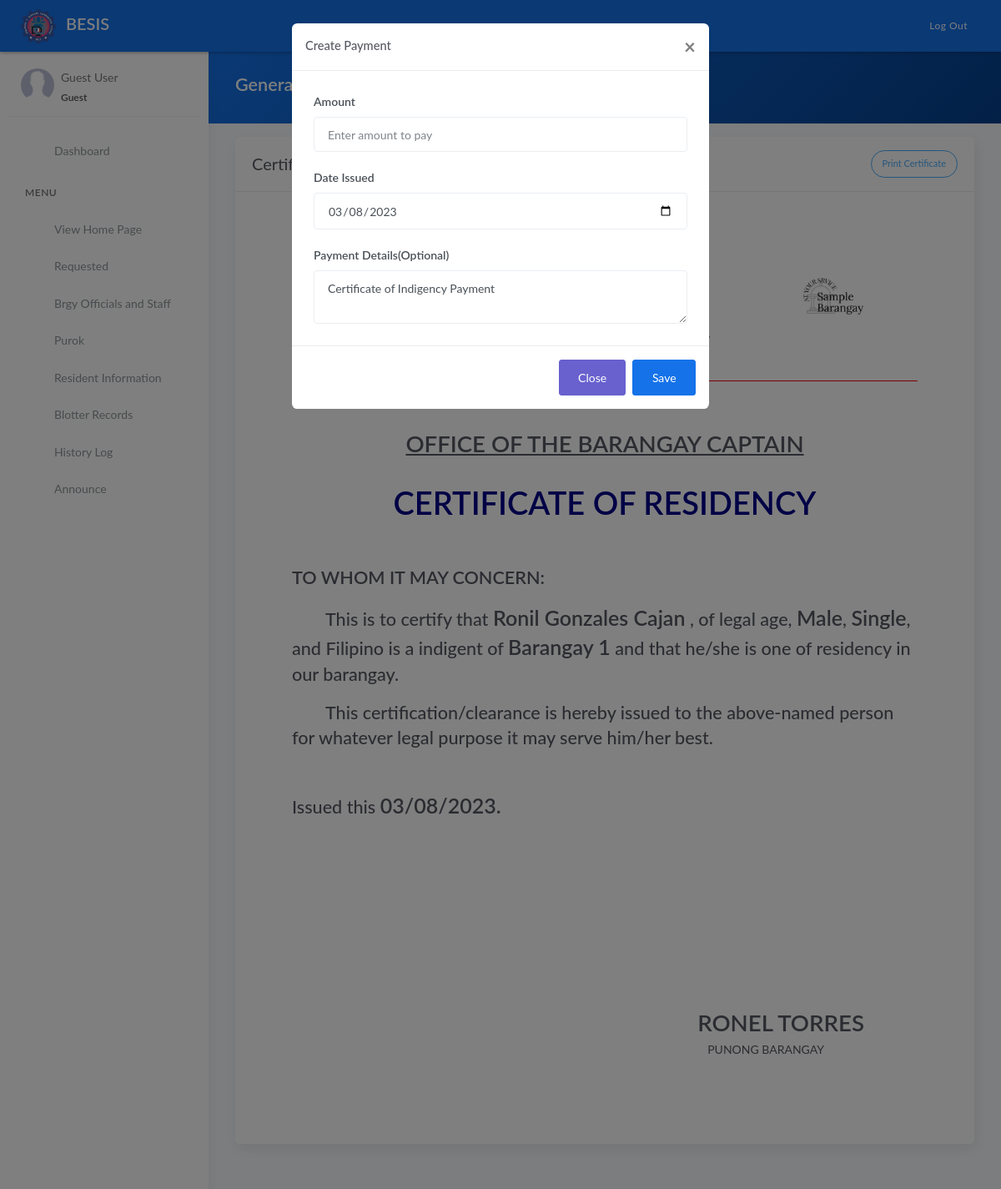
Page /generate_resi_cert.php?id=169 on the earlier database version.
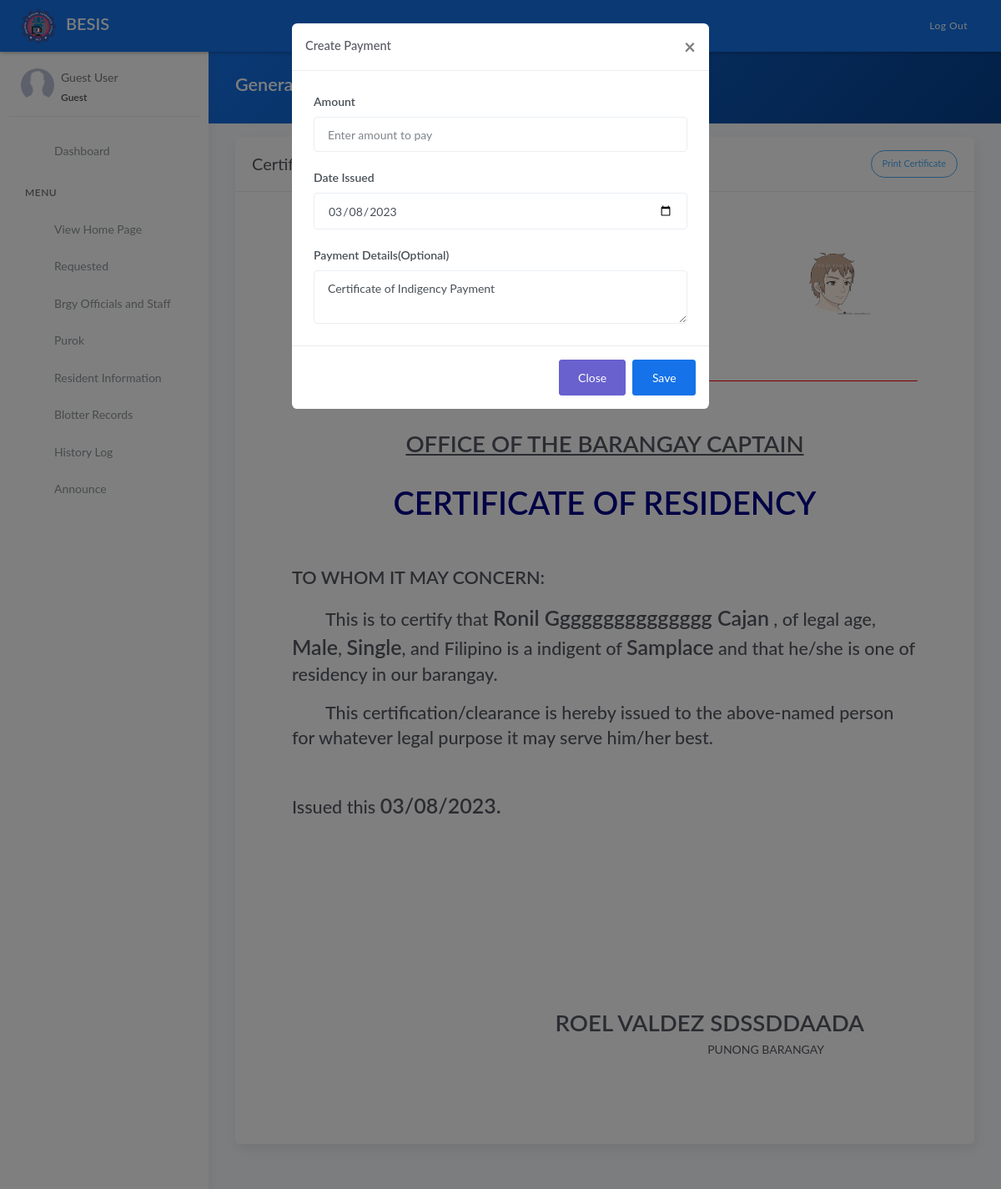
Same page on the later database version.
### tables this page shows
CREATE TABLE `tblbrgy_info` (
  `id` int(11) NOT NULL AUTO_INCREMENT,
  `province` varchar(100) DEFAULT NULL,
  `town` varchar(100) DEFAULT NULL,
  `brgy_name` varchar(50) DEFAULT NULL,
  `number` varchar(50) DEFAULT NULL,
  `text` text DEFAULT NULL,
  `image` varchar(200) DEFAULT NULL,
  `city_logo` varchar(100) DEFAULT NULL,
  `brgy_logo` varchar(100) DEFAULT NULL,
  PRIMARY KEY (`id`)
);

CREATE TABLE `tblresident` (
  `id` int(11) NOT NULL AUTO_INCREMENT,
  `national_id` varchar(100) DEFAULT NULL,
  `citizenship` varchar(50) DEFAULT NULL,
  `picture` text DEFAULT NULL,
  `firstname` varchar(50) DEFAULT NULL,
  `middlename` varchar(50) DEFAULT NULL,
  `lastname` varchar(50) DEFAULT NULL,
  `alias` varchar(20) DEFAULT NULL,
  `birthplace` varchar(80) DEFAULT NULL,
  `birthdate` date DEFAULT NULL,
  `age` int(11) DEFAULT NULL,
  `civilstatus` varchar(20) DEFAULT NULL,
  `gender` varchar(20) DEFAULT NULL,
  `purok` varchar(50) DEFAULT NULL,
  `voterstatus` varchar(20) DEFAULT NULL,
  `identified_as` varchar(30) DEFAULT NULL,
  `phone` varchar(50) DEFAULT NULL,
  `email` varchar(50) DEFAULT NULL,
  `occupation` varchar(100) DEFAULT NULL,
  `address` text DEFAULT NULL,
  `resident_type` int(11) DEFAULT 1,
  `remarks` text DEFAULT NULL,
  PRIMARY KEY (`id`)
);

CREATE TABLE `tblofficials` (
  `id` int(11) NOT NULL AUTO_INCREMENT,
  `name` varchar(50) DEFAULT NULL,
  `chairmanship` varchar(50) DEFAULT NULL,
  `position` varchar(50) DEFAULT NULL,
  `termstart` date DEFAULT NULL,
  `termend` date DEFAULT NULL,
  `status` varchar(20) DEFAULT NULL,
  PRIMARY KEY (`id`)
);

### templates/main-header.php (called while the page is built, shortened)
<?php include 'model/fetch_brgy_info.php' ?>

### model/fetch_brgy_info.php (called while the page is built, shortened)
<?php
    $query = "SELECT * FROM tblbrgy_info";
    $result = $conn->query($query);
	$row = $result->fetch_assoc();
	if($row){
		$brgy 		= $row['brgy_name'];
		$brgy_logo		= $row['brgy_logo'];
	}
?>

### generate_resi_cert.php (the view, shortened to what the changed rows need)
<?php include 'server/server.php' ?>
<?php
    $id = $_GET['id'];
	$query = "SELECT * FROM tblresident WHERE id='$id'";
    $result = $conn->query($query);
    $resident = $result->fetch_assoc();
    $c = "SELECT * FROM tblofficials JOIN tblposition ON tblofficials.position=tblposition.id WHERE tblposition.position='Captain'";
    $captain = $conn->query($c)->fetch_assoc();
?>
<!DOCTYPE html>
<html lang="en">
<head>
	<?php include 'templates/header.php' ?>
</head>
<body>
	<div class="wrapper">
		<?php include 'templates/main-header.php' ?>
		<div class="main-panel">
			<div class="content">
				<div class="panel-header bg-primary-gradient">
					<div class="page-inner">
						<div class="d-flex align-items-left align-items-md-center flex-column flex-md-row">
							<div>
								<h2 class="text-white fw-bold">Generate Certificate</h2>
							</div>
						</div>
					</div>
				</div>
				<div class="page-inner">
					<div class="row mt--2">
						<div class="col-md-12">
                            <div class="card">
								<div class="card-body m-5" id="printThis">
                                    <div class="d-flex flex-wrap justify-content-around" style="border-bottom:1px solid red">
										<div class="text-center">
											<h1 class="fw-bold mb-0">Barangay <?= ucwords($brgy) ?></h1>
										</div>
                                        <div class="text-center">
                                            <img src="assets/uploads/<?= $brgy_logo ?>" class="img-fluid" width="100">
										</div>
									</div>
                                    <div class="row mt-2">
                                        <div class="col-md-12">
                                            <div class="text-center mt-5">
                                                <h1 class="mt-4 fw-bold"><u>OFFICE OF THE BARANGAY CAPTAIN</u></h1>
                                            </div>
                                            <div class="text-center">
                                                <h1 class="mt-4 fw-bold mb-5" style="font-size:38px;color:darkblue">CERTIFICATE OF RESIDENCY</h1>
                                            </div>
                                            <h2 class="mt-5 fw-bold">TO WHOM IT MAY CONCERN:</h2>
                                            <h2 class="mt-3" style="text-indent: 40px;">This is to certify that <span class="fw-bold" style="font-size:25px"><?= ucwords($resident['firstname'].' '.$resident['middlename'].' '.$resident['lastname']) ?></span>
                                            , of legal age, <span class="fw-bold" style="font-size:25px"><?= ucwords($resident['gender']) ?></span>, <span class="fw-bold" style="font-size:25px"><?= ucwords($resident['civilstatus']) ?></span>,
                                            and Filipino is a indigent of <span class="fw-bold" style="font-size:25px"><?= ucwords($brgy) ?></span> and that he/she is one of residency in our barangay.</h2>
                                            <h2 class="mt-3" style="text-indent: 40px;">This certification/clearance is hereby issued to the above-named person for whatever legal purpose it may serve him/her best.</h2>
                                            <h2 class="mt-5">Issued this <span class="fw-bold" style="font-size:25px"><?= date('m/d/Y') ?>.</h2>
                                        </div>
                                        <div class="col-md-12">
                                            <div class="p-3 text-right mr-5" style="margin-top:200px">
                                                <h1 class="fw-bold mb-0 text-uppercase"><?= ucwords($captain['name']) ?></h1>
                                                <p class="mr-5">PUNONG BARANGAY</p>
                                            </div>
                                        </div>
                                    </div>
								</div>
							</div>
						</div>
					</div>
				</div>
			</div>
		</div>
	</div>
</body>
</html>

Differences in the rows shown:
changed tblbrgy_info: brgy_logo: a different picture; brgy_name "Barangay 1" → "Samplace"
changed tblresident "Male": firstname+middlename+lastname "Ronil Gonzales Cajan" → "Ronil Ggggggggggggggg Cajan"
changed tblofficials: name "RONEL TORRES" → "ROEL VALDEZ SDSSDDAADA"
